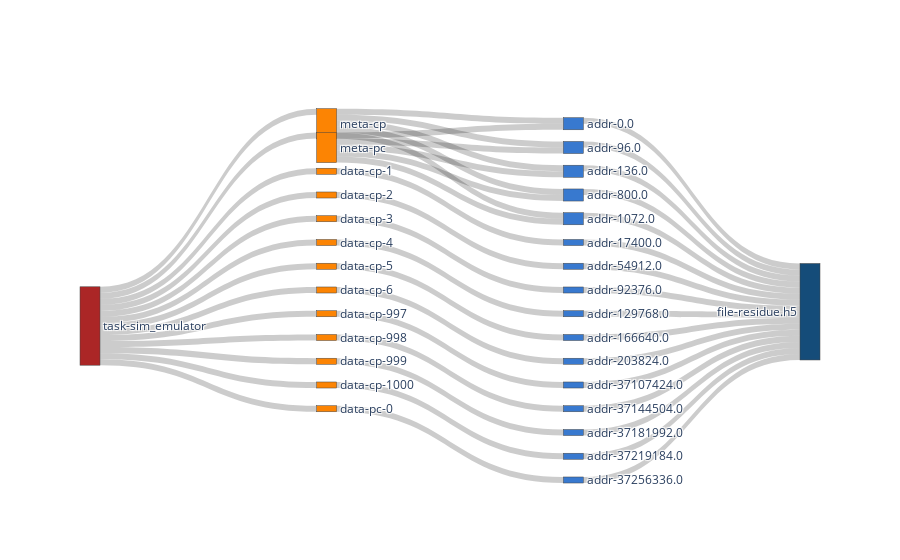

Notebook source saved alongside this figure:
### Code cell
sim_nodes, sim_nodes_dict = get_nodes_for_sankey(G_SIM, rm_tags=['sim'])

# print(node_ref2)

sim_links = get_links_for_sankey(G_SIM, sim_nodes_dict)
fig = go.Figure(go.Sankey(
            node = sim_nodes,
            link = sim_links, orientation='h'))
fig.show()
fig.write_html(f"{path}/sankey-sim_w-vol-vfd-.html")

### Figure 1 — Plotly figure (JSON) as saved in the notebook; plotly's stock layout.template omitted (floating-point values rounded to 4 significant figures)
{"data": [{"link": {"label": ["access_cnt = 6, access_size = 1, ave_acc_size=0.17", "access_cnt = 6, access_size = 1, ave_acc_size=0.17", "access_cnt = 1, access_size = 1, ave_acc_size=1.0", "access_cnt = 1, access_size = 1, ave_acc_size=1.0", "access_cnt = 1, access_size = 1, ave_acc_size=1.0", "access_cnt = 1, access_size = 1, ave_acc_size=1.0", "access_cnt = 1, access_size = 1, ave_acc_size=1.0", "access_cnt = 1, access_size = 1, ave_acc_size=1.0", "access_cnt = 1, access_size = 1, ave_acc_size=1.0", "access_cnt = 1, access_size = 1, ave_acc_size=1.0", "access_cnt = 1, access_size = 1, ave_acc_size=1.0", "access_cnt = 1, access_size = 1, ave_acc_size=1.0", "access_cnt = 1, access_size = 1, ave_acc_size=1.0", "access_cnt = 1, access_size = 1, ave_acc_size=1.0", "access_cnt = 1, access_size = 1, ave_acc_size=1.0", "access_cnt = 1, access_size = 1, ave_acc_size=1.0", "access_cnt = 1, access_size = 1, ave_acc_size=1.0", "access_cnt = 2, access_size = 1, ave_acc_size=0.5", "access_cnt = 2, access_size = 1, ave_acc_size=0.5", "access_cnt = 1, access_size = 1, ave_acc_size=1.0", "access_cnt = 1, access_size = 1, ave_acc_size=1.0", "access_cnt = 1, access_size = 1, ave_acc_size=1.0", "access_cnt = 1, access_size = 1, ave_acc_size=1.0", "access_cnt = 1, access_size = 1, ave_acc_size=1.0", "access_cnt = 1, access_size = 1, ave_acc_size=1.0", "access_cnt = 1, access_size = 1, ave_acc_size=1.0", "access_cnt = 1, access_size = 1, ave_acc_size=1.0", "access_cnt = 1, access_size = 1, ave_acc_size=1.0", "access_cnt = 1, access_size = 1, ave_acc_size=1.0", "access_cnt = 1, access_size = 1, ave_acc_size=1.0", "access_cnt = 1, access_size = 1, ave_acc_size=1.0", "access_cnt = 1, access_size = 1, ave_acc_size=1.0", "access_cnt = 1, access_size = 1, ave_acc_size=1.0", "access_cnt = 1, access_size = 1, ave_acc_size=1.0", "access_cnt = 3, access_size = 1, ave_acc_size=0.33", "access_cnt = 2, access_size = 1, ave_acc_size=0.5", "access_cnt = 2, access_size = 1, ave_acc_size=0.5", "access_cnt = 2, access_size = 1, ave_acc_size=0.5", "access_cnt = 3, access_size = 1, ave_acc_size=0.33", "access_cnt = 1, access_size = 1, ave_acc_size=1.0", "access_cnt = 1, access_size = 1, ave_acc_size=1.0", "access_cnt = 1, access_size = 1, ave_acc_size=1.0", "access_cnt = 1, access_size = 1, ave_acc_size=1.0", "access_cnt = 1, access_size = 1, ave_acc_size=1.0", "access_cnt = 1, access_size = 1, ave_acc_size=1.0", "access_cnt = 1, access_size = 1, ave_acc_size=1.0", "access_cnt = 1, access_size = 1, ave_acc_size=1.0", "access_cnt = 1, access_size = 1, ave_acc_size=1.0", "access_cnt = 1, access_size = 1, ave_acc_size=1.0", "access_cnt = 1, access_size = 1, ave_acc_size=1.0"], "source": [0, 0, 0, 0, 0, 0, 0, 0, 0, 0, 0, 0, 0, 1, 1, 1, 1, 1, 2, 2, 2, 2, 2, 3, 4, 5, 6, 7, 8, 9, 10, 11, 12, 13, 14, 15, 16, 17, 18, 19, 20, 21, 22, 23, 24, 25, 26, 27, 28, 29], "target": [1, 2, 3, 4, 5, 6, 7, 8, 9, 10, 11, 12, 13, 14, 15, 16, 17, 18, 14, 15, 16, 17, 18, 19, 20, 21, 22, 23, 24, 25, 26, 27, 28, 29, 30, 30, 30, 30, 30, 30, 30, 30, 30, 30, 30, 30, 30, 30, 30, 30], "value": [1, 1, 1, 1, 1, 1, 1, 1, 1, 1, 1, 1, 1, 1, 1, 1, 1, 1, 1, 1, 1, 1, 1, 1, 1, 1, 1, 1, 1, 1, 1, 1, 1, 1, 1, 1, 1, 1, 1, 1, 1, 1, 1, 1, 1, 1, 1, 1, 1, 1]}, "node": {"color": ["#ab2626", "#fc8403", "#fc8403", "#fc8403", "#fc8403", "#fc8403", "#fc8403", "#fc8403", "#fc8403", "#fc8403", "#fc8403", "#fc8403", "#fc8403", "#fc8403", "#3879cf", "#3879cf", "#3879cf", "#3879cf", "#3879cf", "#3879cf", "#3879cf", "#3879cf", "#3879cf", "#3879cf", "#3879cf", "#3879cf", "#3879cf", "#3879cf", "#3879cf", "#3879cf", "#154c79"], "label": ["task-sim_emulator", "meta-cp", "meta-pc", "data-cp-1", "data-cp-2", "data-cp-3", "data-cp-4", "data-cp-5", "data-cp-6", "data-cp-997", "data-cp-998", "data-cp-999", "data-cp-1000", "data-pc-0", "addr-0.0", "addr-96.0", "addr-1072.0", "addr-136.0", "addr-800.0", "addr-17400.0", "addr-54912.0", "addr-92376.0", "addr-129768.0", "addr-166640.0", "addr-203824.0", "addr-37107424.0", "addr-37144504.0", "addr-37181992.0", "addr-37219184.0", "addr-37256336.0", "file-residue.h5"], "x": [0, 0.3333, 0.3333, 0.3333, 0.3333, 0.3333, 0.3333, 0.3333, 0.3333, 0.3333, 0.3333, 0.3333, 0.3333, 0.3333, 0.6667, 0.6667, 0.6667, 0.6667, 0.6667, 0.6667, 0.6667, 0.6667, 0.6667, 0.6667, 0.6667, 0.6667, 0.6667, 0.6667, 0.6667, 0.6667, 1], "y": [0, 0.0625, 0.125, 0.1875, 0.25, 0.3125, 0.375, 0.4375, 0.5, 0.5625, 0.625, 0.6875, 0.75, 0.8125, 0.0625, 0.125, 0.3125, 0.1875, 0.25, 0.375, 0.4375, 0.5, 0.5625, 0.625, 0.6875, 0.75, 0.8125, 0.875, 0.9375, 1, 0]}, "orientation": "h", "type": "sankey"}], "layout": {}}
